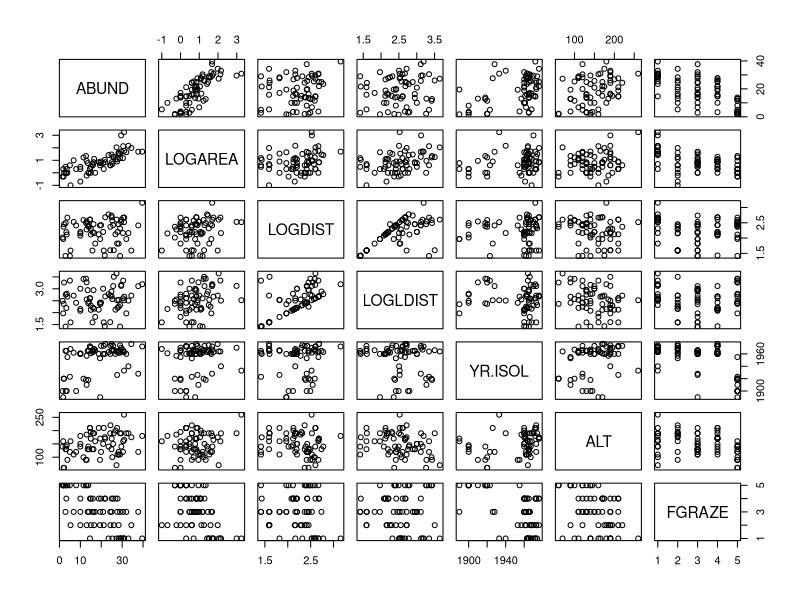
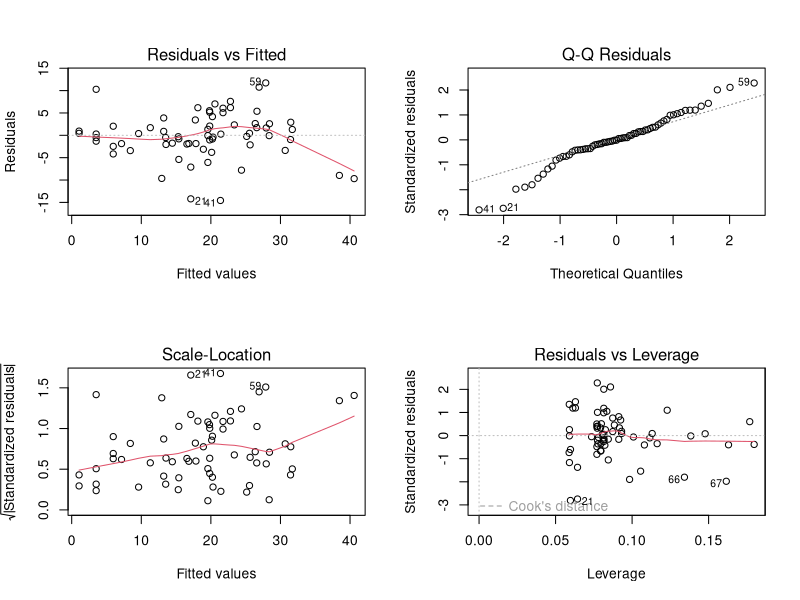
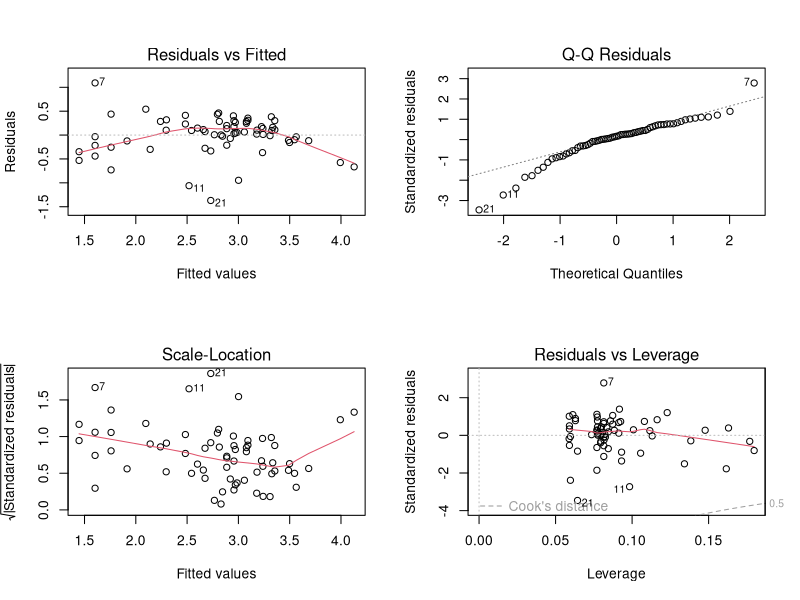
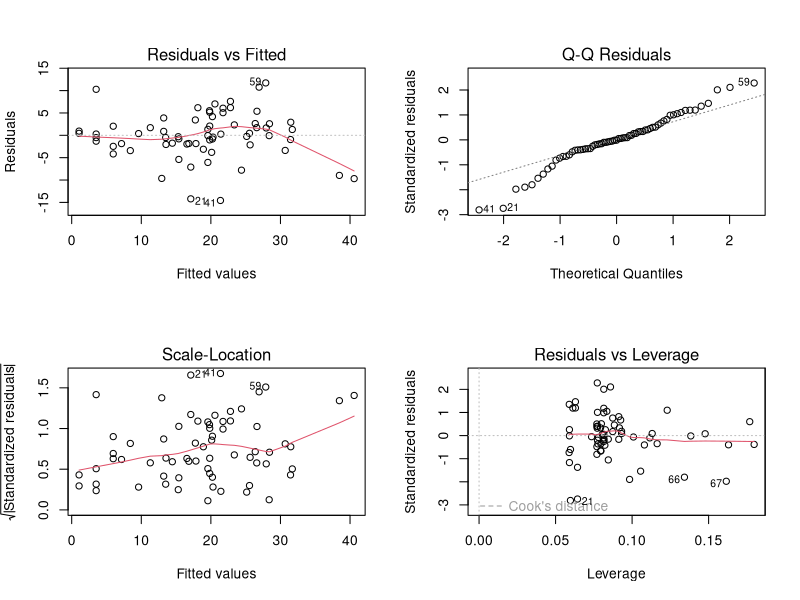
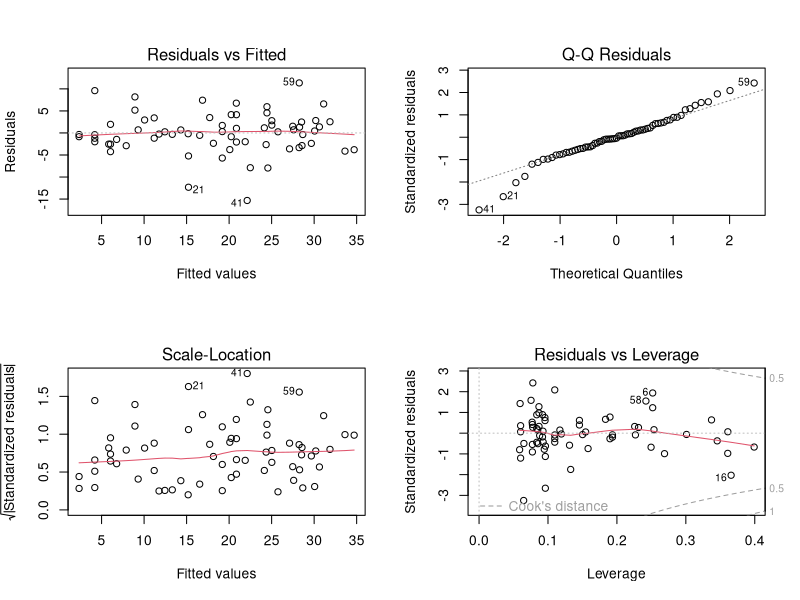

Write R code to recreate these figures, in order.
## ---- chunk 1
knitr::opts_chunk$set(echo=TRUE, message = FALSE, warning = FALSE, eval = FALSE, cache = FALSE)

SOLUTIONS<- FALSE
## ---- chunk 2
loyn <- read.table("./data/loyn.txt", header = TRUE)
str(loyn)

loyn$LOGAREA <- log10(loyn$AREA)
# create factor GRAZE as it was originally coded as an integer
loyn$FGRAZE <- factor(loyn$GRAZE)
loyn$LOGDIST <- log10(loyn$DIST)
loyn$LOGLDIST <- log10(loyn$LDIST)
## ---- chunk 3
# Example:

# Rank	|	Predictor	|	Biological effect
# 1	    |	LOGAREA	  |	Large patches containing proportionally
#                     more core habitat: enable persistence of
#                     species with larger home ranges. 
# 3	    |	LOGDIST	  |	?
# ?	    |	LOGLDIST	|	?
# 2	    |	YR.ISOL	  |	?
# ?	    |	ALT		    |	?
# ?	    |	FGRAZE	  |	?

# expect different researchers to come up with different predictions!
# The main limitation is our lack of expert knowledge of the
# study system and area, of course.
## ---- chunk 4
VOI<- c("ABUND", "LOGAREA", "LOGDIST", "LOGLDIST", "YR.ISOL", "ALT", "FGRAZE")
pairs(loyn[, VOI])

# There is variable degrees of imbalance (correlation) between predictors
# such as:
# LOGAREA and FGRAZE, 
# LOGDIST and LOGLDIST (quite expected), 
# YR.ISOL and other variables like LOGAREA or FGRAZE, 
# LOGAREA and ALT, 
# but overall a decent spread of observations across these pairs of predictors.

# The relationship between the response variable ABUND and all the predictors
# is visible in the top row:
#  Some potential correlations present like with LOGAREA (positive), 
# YR.ISOl (positive), maybe ALT (positive) and FGRAZE (negative).
## ---- chunk 5
M1 <- lm(ABUND ~ LOGDIST + LOGLDIST +
                 YR.ISOL + ALT + LOGAREA * FGRAZE,
         data = loyn)
## ---- chunk 6
summary(M1)

# Yes, they are the coefficients with the larger p-values (by definition).

# "LOGDIST", "LOGLDIST" have large SE relative to coefficient values,
# as well as "YR.ISOL" and "Alt".
# To a lesser extent, some coefs associated with "LOGAREA" and "FGRAZE".

# All of these gave hints of correlations in the data exploration,
# so the large standard errors may be due to this (or to the predictor
# having an effect near zero, i.e. no substantial effect) 

## ---- chunk 7
# Wait: why did we not use 'summary' or 'anova' for this?

# 'summary' tests if the coefficient for each predictor is significantly
# different from zero.
# 'anova' tests for the significance of the proportion of variation explained
# by a particular term in the model.
# The ANOVA allows testing the overall significance of categorical predictors,
# which involves several coefficients together, thus is more handy. 
# But the results of this ANOVA depend on the order of the variables,
# which is arbitrary here.
# We could change the order but there are too many possible permutations
# Summary p-values don't suffer that problem but test different hypotheses
# It would be useful to use an ANOVA that doesn't depend on the order
# of inclusion of the variables, like 'drop1'

drop1(M1, test = "F")

# LOGDIST is the least significant, hence makes the least 
# contribution to the variability explained by the model, 
# with respect to the number of degrees of freedom it uses (1)

# In retrospect, this model selection step effectively amounts to a test of the
# significance of the LOGDIST effect (although it is a relatively weak test,
# because this was not specific: in reality we were testing
# multiple hypotheses at once)
## ---- chunk 8
M2 <- lm(ABUND ~ LOGLDIST + # removing LOGDIST here
                 YR.ISOL + ALT + LOGAREA * FGRAZE,
         data = loyn)

# or use the shortcut:

M2<- update(M1, formula = . ~ . - LOGDIST) # "." means all previous variables
drop1(M2, test = "F")

# LOGLDIST is now the least significant, hence makes the least 
# contribution to the variability explained by the model, 
# with respect to the number of degrees of freedom it uses (1)

M3 <- update(M2, formula = . ~ . - LOGLDIST)
drop1(M3, test = "F")

# YR.ISOL and ALT now the least significant. Choosing on the basis of
# p-values this similar is really quite arbitrary, so would be best guided
# by expert knowledge if we have it.
# in the absence of strong a-priori expertise, we'll go for YR.ISOL

M4 <- update(M3, formula = . ~ . - YR.ISOL)
drop1(M4, test = "F")

# and finally drop ALT from the model
# I am writing the model in full for more clarity:
M5 <- lm(ABUND ~ LOGAREA * FGRAZE, data = loyn) 
# Here we are, back to a
# familiar version of the model!
## ---- chunk 9
# If the goal of the study is simply to test the FGRAZE * LOGAREA interaction, then all we need is the associated significance test.
# If the model is intended to be used for further inference (like
# prediction), then we will try to simplify it as much as is justifiable to do.

# We can use drop1 for this, but we don't need to, in this simple case:
# when an interaction is significant, the main effects should be left in,
# irrespective of significance, because the interaction cannot be
# interpreted correctly without its main effect.

# Likewise, when an interaction is non-significant it must go first,
# and only then the evidence for the main effects can be assessed.

# Because R always includes interactions *after* their main effects
# in the models, the anova of the model returns the same result as drop1, 
# in our simple model which has no interactions with other terms

# Demo:
anova(M5)
drop1(M5, test= "F") 
# drop1 is clever enough that it doesn't let you
# see the p-values for the main effect, in the presence of their interaction.

# In this case the interaction is not significant, and thus isn't needed
# a better model would thus be the additive-only model:
# lm(ABUND ~ LOGAREA + FGRAZE , data = loyn)
# By applying 'drop1' we have effectively tested the effect of the interaction,
# i.e. the hypothesis that the effect of grazing level depends on patch size (or vice versa).
## ---- chunk 10
M6 <- lm(ABUND ~ LOGAREA + FGRAZE, data = loyn) 
# first split the plotting device into 2 rows and 2 columns
par(mfrow = c(2,2))

# now create the residuals plots
plot(M6)

# To test the normality of residuals assumption we use the Normal Q-Q plot. 
# The central residuals are not too far from the Q-Q line but the extremes
# are too extreme (the tails of the distribution are too long). Some
# observations, both high and low, are poorly explained by the model.

# The plot of the residuals against the fitted values suggests these
# extreme residuals happen for intermediate fitted values.

# Looking at the homogeneity of variance assumption (Residuals vs
# Fitted and Scale-Location plot),
# the graphs are mostly messy, with no clear pattern emerging. There is
# a hint of smaller variance with the lowest fitted values, which is not ideal.
# This could mean that the homogeneity of variance assumption is not met
# (i.e. the variances are not the same). 

# The observations with the highest leverage don't appear to be overly
# influential, according to the Cook's distances in the Residuals vs
# Leverage plot.  
## ---- chunk 11
# (Extra)
# ABUND being bounded by zero, it wouldn't be too surprising if the variance increases with the mean abundance.
# This is often improved by log-transforming the response
loyn$logABUND<- log(loyn$ABUND + 1) # here the natural log
M6log <- lm(logABUND ~ LOGAREA + FGRAZE, data = loyn)
par(mfrow = c(2,2))
plot(M6log)

# Not this time! Lots of extreme negative residuals generated.

# Back to `M6`, then. The other issue was the extreme residuals.
# This could be due to missing important predictors from the model, either
# unknown predictors, or interactions.
## ---- chunk 12
anova(M6)
# null hypothesis 1: There is no effect of LOGAREA on ABUND
# (the proportion of variation explained by LOGAREA is zero)
# null hypothesis 2: There is no effect of FGRAZE on ABUND
# (no significant proportion of variation explained by grazing
# levels *after* the effect of LOGAREA)
# the p values are all very small therefore reject both null hypotheses.

# (Supplement, for info)
# You can work out the proportions of variation explained by each predictor
# we can extract the Sums of squares like this:
str(anova(M6)) # examine the structure of the returned object
M6.SS<- anova(M6)$'Sum Sq' # store values of interest
M6.SS # checking that we have extracted the Sums of squares as intended

# compute SST (total sums of squares):
M6.SST<- sum(anova(M6)$'Sum Sq') 

# proportion of variation in the data explained by the model:
(M6.SST - M6.SS[3]) / M6.SST # 0.7269773

# proportion of variation in the data explained by predictors:
(M6.SS[1:2]) / M6.SST # 0.5476530 0.1793243

# So that's 55% of variation in the data explained by LOGAREA and 18% for FGRAZE after LOGAREA


summary(M6)

# From the summary table, the model equation is
# ABUND = 15.72*(Intercept) + 7.25*LOGAREA + 0.38*FGRAZE2 - 0.19*FGRAZE3
# - 1.59*FGRAZE4 - 11.89*FGRAZE5
# Note that (Intercept) = 1 always
## ---- chunk 13
# Biologically: confirming what we already found out in the previous LM exercises:
# There is a significant effect of grazing levels, especially the highest
# level with a negative effect on bird abundance

# There is a significant positive effect of patch area, too.

# The relative importance of patch area and grazing is not entirely clear, 
# as these are correlated, with smaller patches also having higher grazing
# intensity on average, and larger patches lower grazing intensity.

# Some observations are poorly predicted (fitted) using the set of
# available predictors.

# Interpretation: 
# Bird abundance may increase with patch area due to populations being more
# viable in large patches (e.g. less prone to extinction), 
# or perhaps because there is proportionally less edge effect in larger
# patches, and this in turn provides more high quality habitat for species 
# associated with these habitat patches

# The negative effect of grazing may be due to grazing decreasing resource
# availability for birds, for example plants or seeds directly, or insects
# associated with the grazed plants.


# Methodologically:
# Doing model selection is difficult without an intrinsic / expert knowledge
# of the system, to guide what variables to include.
# Even with this data set, many more models could have been formulated.
# For example, for me, theory would have suggested to test an interaction 
# between YR.ISOL and LOGDIST (or LOGLDIST?), 
# because LOGDIST will affect the dispersal of birds between patches 
# (hence the colonisation rate), 
# and the time since isolation of the patch may affect how important
# dispersal has been to maintain or rescue populations 
# (for recently isolated patches, dispersal, and hence distance to nearest
# patches may have a less important effect)
## ---- chunk 14
# This time, we are not doing any specific hypothesis testing, so there's
# no need to force the LOGAREA * FGRAZE into the model until the
# end of the model selection.
# But we should still start with a "most complex model considered" 
# which we deem plausible.

M.start<- lm(ABUND ~ LOGLDIST + YR.ISOL + ALT + LOGAREA * FGRAZE, data= loyn)

step(M.start)

# or 

drop1(M.start)
# lowest AIC would be obtained by removing LOGLDIST

M.step2<- lm(ABUND ~ YR.ISOL + ALT + LOGAREA * FGRAZE, data= loyn)
drop1(M.step2)
# lowest AIC would be obtained by removing YR.ISOL

M.step3<- lm(ABUND ~ ALT + LOGAREA * FGRAZE, data= loyn)
drop1(M.step3)
# lowest AIC would be obtained by removing ALT

M.step4<- lm(ABUND ~ LOGAREA * FGRAZE, data= loyn)
drop1(M.step4)
# lowest AIC is the current model, including the interaction.
# unlike the F-test, the AIC favors retaining the interaction


# one way of constructing a summary table, for reporting the results:
# (we could include the model without interaction, for reference)
Model.formulas<- c("LOGLDIST + YR.ISOL + ALT + LOGAREA * FGRAZE",
	"YR.ISOL + ALT + LOGAREA * FGRAZE",
	"ALT + LOGAREA * FGRAZE",
	"LOGAREA * FGRAZE",
	"LOGAREA + FGRAZE")
Model.AIC<- c(AIC(M.start),
	AIC(M.step2),
	AIC(M.step3),
	AIC(M.step4),
	AIC(M6))

summary.table<- data.frame(Model= Model.formulas,
	AIC= round(Model.AIC, 2))

# Sorting models from lowest AIC (preferred) to highest (least preferred):
summary.table<- summary.table[order(summary.table$AIC), ]

# Adding AIC differences with respect to best model:
summary.table$deltaAIC<- summary.table$AIC - summary.table$AIC[1]
## ---- chunk 15
knitr::kable(summary.table)
## ---- chunk 16
# We don't need to re-validate or re-interpret the model, since 
# the minimum adequate model is the one we came up with in the
# previous exercise.

# Note that this rather automatic way of doing model selection
# misses a number of plausible combinations of the terms of 
# interest. This is somewhat arbitrary and there is a chance to
# miss the "best" model in that way.

# The function `step` tries to reduce this problem with the
# options `direction= "both"`. This means that after achieving a
# minimal model by applying "backwards" steps of model
# reduction, `step` will eventually apply one or more
# "forward" steps, where previously deleted terms are added
# again in case they lead to an improvement of the minimal model.

# However, this is no replacement for a fully manual and 
# thought-through model selection, informed by the understanding 
# of theory in the research area, and of the research questions.

## ---- chunk 17
birds.add.2 <- lm(ABUND ~ FGRAZE + LOGAREA, data = loyn)
anova(birds.add.2)

# null hypothesis 1: There is no effect of FGRAZE on ABUND
# (no difference between grazing levels)
# null hypothesis 2: There is no effect of LOGAREA on ABUND
# (the proportion of variation in ABUND explained by LOGAREA is
# zero *after* accounting for the effect of FGRAZE)
# the p values are all very small therefore reject both null hypotheses.

# we can also extract the Sums of squares like this:
birds.add.2.SS<- anova(birds.add.2)$'Sum Sq' # store values of interest
birds.add.2.SST<- sum(anova(birds.add.2)$'Sum Sq') # compute SST

# proportion of variation in the data explained by the model:
(birds.add.2.SST - birds.add.2.SS[3]) / birds.add.2.SST
# the same as the previous model

# proportion of variation in the data explained by predictors:
(birds.add.2.SS[1:2]) / birds.add.2.SST # 0.5449233 0.1820540

# So that's 54% for FGRAZE and 18% for LOGAREA after FGRAZE,
# essentially reversing the contributions found in the first
# model (for reference, see the solution code chunk for Question 19).

# Conclusion: here the order matters a lot. This is not too surprising since
# the design is unbalanced and FGRAZE and LOGAREA covary (they are correlated)
## ---- chunk 18
# ABUND = 15.72*(Intercept) + 7.25*LOGAREA + 0.38*FGRAZE2 - 0.19*FGRAZE3
# - 1.59*FGRAZE4 - 11.89*FGRAZE5
# Note that (Intercept) = 1 always

# expected abundance for (A): replace LOGAREA by -0.5, and all FGRAZE2...5 by 0
15.72*1 + 7.25*(-0.5) + 0.38*0 - 0.19*0 - 1.59*0 - 11.89*0 # 12.095

# could also extract the model coefficients like this:
M6.coef<- coef(M6)
M6.coef
# and multiply by the predictor values to obtain the equivalent prediction
# (difference due to my own roundings of estimates above)
sum(M6.coef * c(1, -0.5, 0, 0, 0, 0)) # 12.09278 

# expected abundance for (B): input 1 for the GRAZE3 variable
15.72*1 + 7.25*(-0.5) + 0.38*0 - 0.19*1 - 1.59*0 - 11.89*0 # 11.905
# or
sum(M6.coef * c(1, -0.5, 0, 1, 0, 0)) # 11.90349

# the difference (B) 11.90349 - (A) 12.09278 should correspond to
# the estimate for the GRAZE3 coefficient

# expected abundance for (C)
sum(M6.coef * c(1, 0.5, 0, 1, 0, 0)) # 19.15072

# the difference (C) 19.15072 - (B) 11.90349 should coincide with the
# estimate of the slope for the LOGAREA effect, since there is just one
# LOGAREA unit of difference and the slope is the change in expected
# abundance for a 1-unit increase in the predictor.
## ---- chunk 19
birds.inter.1 <- lm(ABUND ~ FGRAZE * LOGAREA , data = loyn)
# ABUND = 21.243*(Intercept) - 6.165*FGRAZE2 - 7.215*FGRAZE3 - 17.910*FGRAZE4
# - 17.043*FGRAZE5 + 4.144*LOGAREA + 4.368*FGRAZE2:LOGAREA
# + 4.989*FGRAZE3:LOGAREA + 15.235*FGRAZE4:LOGAREA + 1.996*FGRAZE5:LOGAREA
# Note that (Intercept) = 1 always

# expected abundance for (A): replace LOGAREA by 2.5, and all terms involving
# FGRAZE2...5 by 0
21.243*1 - 6.165*0 - 7.215*0 - 17.910*0 - 17.043*0 + 4.144*2.5 + 4.368*0 + 4.989*0 + 15.235*0 + 1.996*0 # 31.603

# much lower risk of error by extracting the model coefficients like this:
birds.inter.1.coef<- coef(birds.inter.1)
birds.inter.1.coef # check coefficients and their order
# and multiply by the predictor values to obtain the equivalent prediction
sum(birds.inter.1.coef * c(1, 0, 0, 0, 0, 2.5, 0, 0, 0, 0)) # 31.60296 

# expected abundance for (B): input 1 for the GRAZE5 variable and -0.5 for
# variables LOGAREA and FGRAZE5:LOGAREA
21.243*1 - 6.165*0 - 7.215*0 - 17.910*0 - 17.043*1 + 4.144*(-0.5) + 4.368*0 + 4.989*0 + 15.235*0 + 1.996*(-0.5) # 1.13
# or
sum(birds.inter.1.coef * c(1, 0, 0, 0, 1, -0.5, 0, 0, 0, -0.5)) # 1.130203 

# Well done if you got there!
## ---- chunk 20
# first split the plotting device into 2 rows and 2 columns
par(mfrow = c(2,2))

# create the residuals plots for the additive model
plot(M6)

# create the residuals plots for the interactive model
plot(birds.inter.1)

# Not a great deal of an improvement! Just marginally better in every respect,
# thanks to increasing the fit slightly by throwing lots of 
# (unnecessary?) new model parameters at the data.

# By increasing the complexity of the model, we have improved
# the fit, but there is little evidence that what we have
# additionally captured is of biological interest. It most
# likely is just noise in the data, because the sample size is
# too low for the model (and us) to be able to distinguish true
# patterns from noise (See plots from Question 8).
